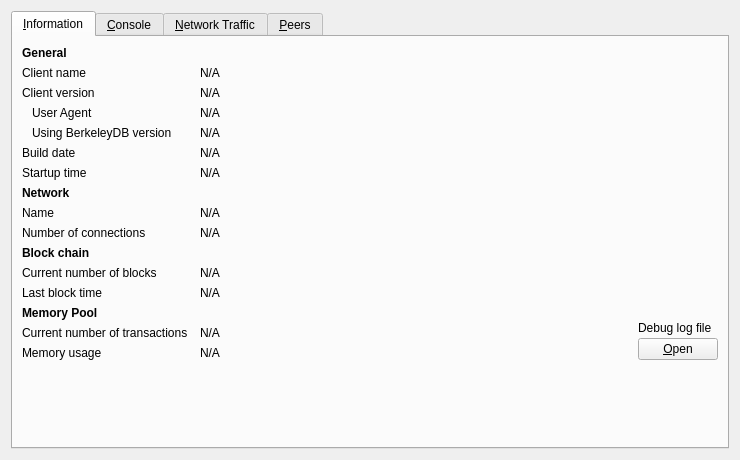
<?xml version="1.0" encoding="UTF-8"?>
<ui version="4.0">
 <class>RPCConsole</class>
 <widget class="QWidget" name="RPCConsole">
  <property name="geometry">
   <rect>
    <x>0</x>
    <y>0</y>
    <width>740</width>
    <height>430</height>
   </rect>
  </property>
  <property name="windowTitle">
   <string>Debug window</string>
  </property>
  <layout class="QVBoxLayout" name="verticalLayout_2">
   <item>
    <widget class="QTabWidget" name="tabWidget">
     <property name="currentIndex">
      <number>0</number>
     </property>
     <widget class="QWidget" name="tab_info">
      <attribute name="title">
       <string>&amp;Information</string>
      </attribute>
      <layout class="QGridLayout" name="gridLayout" columnstretch="0,1,0">
       <property name="horizontalSpacing">
        <number>12</number>
       </property>
       <item row="0" column="0">
        <widget class="QLabel" name="label_9">
         <property name="font">
          <font>
           <weight>75</weight>
           <bold>true</bold>
          </font>
         </property>
         <property name="text">
          <string>General</string>
         </property>
        </widget>
       </item>
       <item row="1" column="0">
        <widget class="QLabel" name="label_5">
         <property name="text">
          <string>Client name</string>
         </property>
        </widget>
       </item>
       <item row="1" column="1" colspan="2">
        <widget class="QLabel" name="clientName">
         <property name="cursor">
          <cursorShape>IBeamCursor</cursorShape>
         </property>
         <property name="text">
          <string>N/A</string>
         </property>
         <property name="textFormat">
          <enum>Qt::PlainText</enum>
         </property>
         <property name="textInteractionFlags">
          <set>Qt::LinksAccessibleByMouse|Qt::TextSelectableByKeyboard|Qt::TextSelectableByMouse</set>
         </property>
        </widget>
       </item>
       <item row="2" column="0">
        <widget class="QLabel" name="label_6">
         <property name="text">
          <string>Client version</string>
         </property>
        </widget>
       </item>
       <item row="2" column="1" colspan="2">
        <widget class="QLabel" name="clientVersion">
         <property name="cursor">
          <cursorShape>IBeamCursor</cursorShape>
         </property>
         <property name="text">
          <string>N/A</string>
         </property>
         <property name="textFormat">
          <enum>Qt::PlainText</enum>
         </property>
         <property name="textInteractionFlags">
          <set>Qt::LinksAccessibleByMouse|Qt::TextSelectableByKeyboard|Qt::TextSelectableByMouse</set>
         </property>
        </widget>
       </item>
       <item row="3" column="0">
        <widget class="QLabel" name="labelClientUserAgent">
         <property name="text">
          <string>User Agent</string>
         </property>
         <property name="indent">
          <number>10</number>
         </property>
        </widget>
       </item>
       <item row="3" column="1" colspan="2">
        <widget class="QLabel" name="clientUserAgent">
         <property name="cursor">
          <cursorShape>IBeamCursor</cursorShape>
         </property>
         <property name="text">
          <string>N/A</string>
         </property>
         <property name="textFormat">
          <enum>Qt::PlainText</enum>
         </property>
         <property name="textInteractionFlags">
          <set>Qt::LinksAccessibleByMouse|Qt::TextSelectableByKeyboard|Qt::TextSelectableByMouse</set>
         </property>
        </widget>
       </item>
       <item row="4" column="0">
        <widget class="QLabel" name="label_berkeleyDBVersion">
         <property name="text">
          <string>Using BerkeleyDB version</string>
         </property>
         <property name="indent">
          <number>10</number>
         </property>
        </widget>
       </item>
       <item row="4" column="1" colspan="2">
        <widget class="QLabel" name="berkeleyDBVersion">
         <property name="cursor">
          <cursorShape>IBeamCursor</cursorShape>
         </property>
         <property name="text">
          <string>N/A</string>
         </property>
         <property name="textFormat">
          <enum>Qt::PlainText</enum>
         </property>
         <property name="textInteractionFlags">
          <set>Qt::LinksAccessibleByMouse|Qt::TextSelectableByKeyboard|Qt::TextSelectableByMouse</set>
         </property>
        </widget>
       </item>
       <item row="5" column="0">
        <widget class="QLabel" name="label_12">
         <property name="text">
          <string>Build date</string>
         </property>
        </widget>
       </item>
       <item row="5" column="1" colspan="2">
        <widget class="QLabel" name="buildDate">
         <property name="cursor">
          <cursorShape>IBeamCursor</cursorShape>
         </property>
         <property name="text">
          <string>N/A</string>
         </property>
         <property name="textFormat">
          <enum>Qt::PlainText</enum>
         </property>
         <property name="textInteractionFlags">
          <set>Qt::LinksAccessibleByMouse|Qt::TextSelectableByKeyboard|Qt::TextSelectableByMouse</set>
         </property>
        </widget>
       </item>
       <item row="6" column="0">
        <widget class="QLabel" name="label_13">
         <property name="text">
          <string>Startup time</string>
         </property>
        </widget>
       </item>
       <item row="6" column="1" colspan="2">
        <widget class="QLabel" name="startupTime">
         <property name="cursor">
          <cursorShape>IBeamCursor</cursorShape>
         </property>
         <property name="text">
          <string>N/A</string>
         </property>
         <property name="textFormat">
          <enum>Qt::PlainText</enum>
         </property>
         <property name="textInteractionFlags">
          <set>Qt::LinksAccessibleByMouse|Qt::TextSelectableByKeyboard|Qt::TextSelectableByMouse</set>
         </property>
        </widget>
       </item>
       <item row="7" column="0">
           <widget class="QLabel" name="labelNetwork">
               <property name="font">
                   <font>
                       <weight>75</weight>
                       <bold>true</bold>
                   </font>
               </property>
               <property name="text">
                   <string>Network</string>
               </property>
           </widget>
       </item>
       <item row="8" column="0">
        <widget class="QLabel" name="label_8">
         <property name="text">
          <string>Name</string>
         </property>
        </widget>
       </item>
       <item row="8" column="1" colspan="2">
        <widget class="QLabel" name="networkName">
         <property name="cursor">
          <cursorShape>IBeamCursor</cursorShape>
         </property>
         <property name="text">
          <string>N/A</string>
         </property>
         <property name="textFormat">
          <enum>Qt::PlainText</enum>
         </property>
         <property name="textInteractionFlags">
          <set>Qt::LinksAccessibleByMouse|Qt::TextSelectableByKeyboard|Qt::TextSelectableByMouse</set>
         </property>
        </widget>
       </item>
       <item row="9" column="0">
        <widget class="QLabel" name="label_7">
         <property name="text">
          <string>Number of connections</string>
         </property>
        </widget>
       </item>
       <item row="9" column="1" colspan="2">
        <widget class="QLabel" name="numberOfConnections">
         <property name="cursor">
          <cursorShape>IBeamCursor</cursorShape>
         </property>
         <property name="text">
          <string>N/A</string>
         </property>
         <property name="textFormat">
          <enum>Qt::PlainText</enum>
         </property>
         <property name="textInteractionFlags">
          <set>Qt::LinksAccessibleByMouse|Qt::TextSelectableByKeyboard|Qt::TextSelectableByMouse</set>
         </property>
        </widget>
       </item>
       <item row="10" column="0">
        <widget class="QLabel" name="label_10">
         <property name="font">
          <font>
           <weight>75</weight>
           <bold>true</bold>
          </font>
         </property>
         <property name="text">
          <string>Block chain</string>
         </property>
        </widget>
       </item>
       <item row="11" column="0">
        <widget class="QLabel" name="label_3">
         <property name="text">
          <string>Current number of blocks</string>
         </property>
        </widget>
       </item>
       <item row="11" column="1" colspan="2">
        <widget class="QLabel" name="numberOfBlocks">
         <property name="cursor">
          <cursorShape>IBeamCursor</cursorShape>
         </property>
         <property name="text">
          <string>N/A</string>
         </property>
         <property name="textFormat">
          <enum>Qt::PlainText</enum>
         </property>
         <property name="textInteractionFlags">
          <set>Qt::LinksAccessibleByMouse|Qt::TextSelectableByKeyboard|Qt::TextSelectableByMouse</set>
         </property>
        </widget>
       </item>
       <item row="12" column="0">
        <widget class="QLabel" name="labelLastBlockTime">
         <property name="text">
          <string>Last block time</string>
         </property>
        </widget>
       </item>
       <item row="12" column="1" colspan="2">
        <widget class="QLabel" name="lastBlockTime">
         <property name="cursor">
          <cursorShape>IBeamCursor</cursorShape>
         </property>
         <property name="text">
          <string>N/A</string>
         </property>
         <property name="textFormat">
          <enum>Qt::PlainText</enum>
         </property>
         <property name="textInteractionFlags">
          <set>Qt::LinksAccessibleByMouse|Qt::TextSelectableByKeyboard|Qt::TextSelectableByMouse</set>
         </property>
        </widget>
       </item>
       <item row="13" column="0">
        <widget class="QLabel" name="labelMempoolTitle">
         <property name="font">
          <font>
           <weight>75</weight>
           <bold>true</bold>
          </font>
         </property>
         <property name="text">
          <string>Memory Pool</string>
         </property>
        </widget>
       </item>
       <item row="14" column="0">
        <widget class="QLabel" name="labelNumberOfTransactions">
         <property name="text">
          <string>Current number of transactions</string>
         </property>
        </widget>
       </item>
       <item row="14" column="1">
        <widget class="QLabel" name="mempoolNumberTxs">
         <property name="cursor">
          <cursorShape>IBeamCursor</cursorShape>
         </property>
         <property name="text">
          <string>N/A</string>
         </property>
         <property name="textFormat">
          <enum>Qt::PlainText</enum>
         </property>
         <property name="textInteractionFlags">
          <set>Qt::LinksAccessibleByMouse|Qt::TextSelectableByKeyboard|Qt::TextSelectableByMouse</set>
         </property>
        </widget>
       </item>
       <item row="15" column="0">
        <widget class="QLabel" name="labelMemoryUsage">
         <property name="text">
          <string>Memory usage</string>
         </property>
        </widget>
       </item>
       <item row="15" column="1">
        <widget class="QLabel" name="mempoolSize">
         <property name="cursor">
          <cursorShape>IBeamCursor</cursorShape>
         </property>
         <property name="text">
          <string>N/A</string>
         </property>
         <property name="textFormat">
          <enum>Qt::PlainText</enum>
         </property>
         <property name="textInteractionFlags">
          <set>Qt::LinksAccessibleByMouse|Qt::TextSelectableByKeyboard|Qt::TextSelectableByMouse</set>
         </property>
        </widget>
       </item>
       <item row="13" column="2" rowspan="3">
        <layout class="QVBoxLayout" name="verticalLayoutDebugButton">
         <property name="spacing">
          <number>3</number>
         </property>
         <item>
          <spacer name="verticalSpacer_2">
           <property name="orientation">
            <enum>Qt::Vertical</enum>
           </property>
           <property name="sizeHint" stdset="0">
            <size>
             <width>10</width>
             <height>5</height>
            </size>
           </property>
          </spacer>
         </item>
         <item>
          <widget class="QLabel" name="labelDebugLogfile">
           <property name="text">
            <string>Debug log file</string>
           </property>
          </widget>
         </item>
         <item>
          <widget class="QPushButton" name="openDebugLogfileButton">
           <property name="toolTip">
            <string>Open the Cocabit Core debug log file from the current data directory. This can take a few seconds for large log files.</string>
           </property>
           <property name="text">
            <string>&amp;Open</string>
           </property>
           <property name="autoDefault">
            <bool>false</bool>
           </property>
          </widget>
         </item>
        </layout>
       </item>
       <item row="16" column="0">
        <spacer name="verticalSpacer">
         <property name="orientation">
          <enum>Qt::Vertical</enum>
         </property>
         <property name="sizeHint" stdset="0">
          <size>
           <width>20</width>
           <height>40</height>
          </size>
         </property>
        </spacer>
       </item>
      </layout>
     </widget>
     <widget class="QWidget" name="tab_console">
      <attribute name="title">
       <string>&amp;Console</string>
      </attribute>
      <layout class="QVBoxLayout" name="verticalLayout_3">
       <property name="spacing">
        <number>3</number>
       </property>
       <item>
        <widget class="QTextEdit" name="messagesWidget">
         <property name="minimumSize">
          <size>
           <width>0</width>
           <height>100</height>
          </size>
         </property>
         <property name="readOnly">
          <bool>true</bool>
         </property>
         <property name="tabKeyNavigation" stdset="0">
          <bool>false</bool>
         </property>
         <property name="columnCount" stdset="0">
          <number>2</number>
         </property>
        </widget>
       </item>
       <item>
        <layout class="QHBoxLayout" name="horizontalLayout">
         <property name="spacing">
          <number>3</number>
         </property>
         <item>
          <widget class="QLabel" name="label">
           <property name="text">
            <string notr="true">&gt;</string>
           </property>
          </widget>
         </item>
         <item>
          <widget class="QLineEdit" name="lineEdit"/>
         </item>
         <item>
          <widget class="QPushButton" name="clearButton">
           <property name="maximumSize">
            <size>
             <width>24</width>
             <height>24</height>
            </size>
           </property>
           <property name="toolTip">
            <string>Clear console</string>
           </property>
           <property name="text">
            <string/>
           </property>
           <property name="icon">
            <iconset resource="../cocabit.qrc">
             <normaloff>:/icons/remove</normaloff>:/icons/remove</iconset>
           </property>
           <property name="shortcut">
            <string notr="true">Ctrl+L</string>
           </property>
           <property name="autoDefault">
            <bool>false</bool>
           </property>
          </widget>
         </item>
        </layout>
       </item>
      </layout>
     </widget>
     <widget class="QWidget" name="tab_nettraffic">
      <attribute name="title">
       <string>&amp;Network Traffic</string>
      </attribute>
      <layout class="QHBoxLayout" name="horizontalLayout_3">
       <item>
        <layout class="QVBoxLayout" name="verticalLayout_4">
         <item>
          <widget class="TrafficGraphWidget" name="trafficGraph" native="true">
           <property name="sizePolicy">
            <sizepolicy hsizetype="Expanding" vsizetype="Expanding">
             <horstretch>0</horstretch>
             <verstretch>0</verstretch>
            </sizepolicy>
           </property>
          </widget>
         </item>
         <item>
          <layout class="QHBoxLayout" name="horizontalLayout_2">
           <item>
            <widget class="QSlider" name="sldGraphRange">
             <property name="minimum">
              <number>1</number>
             </property>
             <property name="maximum">
              <number>288</number>
             </property>
             <property name="pageStep">
              <number>12</number>
             </property>
             <property name="value">
              <number>6</number>
             </property>
             <property name="orientation">
              <enum>Qt::Horizontal</enum>
             </property>
            </widget>
           </item>
           <item>
            <widget class="QLabel" name="lblGraphRange">
             <property name="minimumSize">
              <size>
               <width>100</width>
               <height>0</height>
              </size>
             </property>
             <property name="alignment">
              <set>Qt::AlignCenter</set>
             </property>
            </widget>
           </item>
           <item>
            <widget class="QPushButton" name="btnClearTrafficGraph">
             <property name="text">
              <string>&amp;Clear</string>
             </property>
             <property name="autoDefault">
              <bool>false</bool>
             </property>
            </widget>
           </item>
          </layout>
         </item>
        </layout>
       </item>
       <item>
        <layout class="QVBoxLayout" name="verticalLayout">
         <item>
          <widget class="QGroupBox" name="groupBox">
           <property name="title">
            <string>Totals</string>
           </property>
           <layout class="QVBoxLayout" name="verticalLayout_5">
            <item>
             <layout class="QHBoxLayout" name="horizontalLayout_4">
              <item>
               <widget class="Line" name="line">
                <property name="sizePolicy">
                 <sizepolicy hsizetype="Fixed" vsizetype="Fixed">
                  <horstretch>0</horstretch>
                  <verstretch>0</verstretch>
                 </sizepolicy>
                </property>
                <property name="minimumSize">
                 <size>
                  <width>10</width>
                  <height>0</height>
                 </size>
                </property>
                <property name="palette">
                 <palette>
                  <active>
                   <colorrole role="Light">
                    <brush brushstyle="SolidPattern">
                     <color alpha="255">
                      <red>0</red>
                      <green>255</green>
                      <blue>0</blue>
                     </color>
                    </brush>
                   </colorrole>
                  </active>
                  <inactive>
                   <colorrole role="Light">
                    <brush brushstyle="SolidPattern">
                     <color alpha="255">
                      <red>0</red>
                      <green>255</green>
                      <blue>0</blue>
                     </color>
                    </brush>
                   </colorrole>
                  </inactive>
                  <disabled>
                   <colorrole role="Light">
                    <brush brushstyle="SolidPattern">
                     <color alpha="255">
                      <red>0</red>
                      <green>255</green>
                      <blue>0</blue>
                     </color>
                    </brush>
                   </colorrole>
                  </disabled>
                 </palette>
                </property>
                <property name="orientation">
                 <enum>Qt::Horizontal</enum>
                </property>
               </widget>
              </item>
              <item>
               <widget class="QLabel" name="label_16">
                <property name="text">
                 <string>Received</string>
                </property>
               </widget>
              </item>
              <item>
               <widget class="QLabel" name="lblBytesIn">
                <property name="minimumSize">
                 <size>
                  <width>50</width>
                  <height>0</height>
                 </size>
                </property>
                <property name="alignment">
                 <set>Qt::AlignRight|Qt::AlignTrailing|Qt::AlignVCenter</set>
                </property>
               </widget>
              </item>
             </layout>
            </item>
            <item>
             <layout class="QHBoxLayout" name="horizontalLayout_5">
              <item>
               <widget class="Line" name="line_2">
                <property name="sizePolicy">
                 <sizepolicy hsizetype="Fixed" vsizetype="Fixed">
                  <horstretch>0</horstretch>
                  <verstretch>0</verstretch>
                 </sizepolicy>
                </property>
                <property name="minimumSize">
                 <size>
                  <width>10</width>
                  <height>0</height>
                 </size>
                </property>
                <property name="palette">
                 <palette>
                  <active>
                   <colorrole role="Light">
                    <brush brushstyle="SolidPattern">
                     <color alpha="255">
                      <red>255</red>
                      <green>0</green>
                      <blue>0</blue>
                     </color>
                    </brush>
                   </colorrole>
                  </active>
                  <inactive>
                   <colorrole role="Light">
                    <brush brushstyle="SolidPattern">
                     <color alpha="255">
                      <red>255</red>
                      <green>0</green>
                      <blue>0</blue>
                     </color>
                    </brush>
                   </colorrole>
                  </inactive>
                  <disabled>
                   <colorrole role="Light">
                    <brush brushstyle="SolidPattern">
                     <color alpha="255">
                      <red>255</red>
                      <green>0</green>
                      <blue>0</blue>
                     </color>
                    </brush>
                   </colorrole>
                  </disabled>
                 </palette>
                </property>
                <property name="orientation">
                 <enum>Qt::Horizontal</enum>
                </property>
               </widget>
              </item>
              <item>
               <widget class="QLabel" name="label_17">
                <property name="text">
                 <string>Sent</string>
                </property>
               </widget>
              </item>
              <item>
               <widget class="QLabel" name="lblBytesOut">
                <property name="minimumSize">
                 <size>
                  <width>50</width>
                  <height>0</height>
                 </size>
                </property>
                <property name="alignment">
                 <set>Qt::AlignRight|Qt::AlignTrailing|Qt::AlignVCenter</set>
                </property>
               </widget>
              </item>
             </layout>
            </item>
            <item>
             <spacer name="verticalSpacer_4">
              <property name="orientation">
               <enum>Qt::Vertical</enum>
              </property>
              <property name="sizeHint" stdset="0">
               <size>
                <width>20</width>
                <height>407</height>
               </size>
              </property>
             </spacer>
            </item>
           </layout>
          </widget>
         </item>
        </layout>
       </item>
      </layout>
     </widget>
     <widget class="QWidget" name="tab_peers">
      <attribute name="title">
       <string>&amp;Peers</string>
      </attribute>
      <layout class="QGridLayout" name="gridLayout_2">
       <item row="0" column="0" rowspan="2">
        <layout class="QVBoxLayout" name="verticalLayout_101">
         <property name="spacing">
          <number>0</number>
         </property>
         <item>
          <widget class="QTableView" name="peerWidget">
           <property name="horizontalScrollBarPolicy">
            <enum>Qt::ScrollBarAsNeeded</enum>
           </property>
           <property name="sortingEnabled">
            <bool>true</bool>
           </property>
           <attribute name="horizontalHeaderHighlightSections">
            <bool>false</bool>
           </attribute>
          </widget>
         </item>
         <item>
          <widget class="QLabel" name="banHeading">
           <property name="sizePolicy">
            <sizepolicy hsizetype="Preferred" vsizetype="Minimum">
             <horstretch>0</horstretch>
             <verstretch>0</verstretch>
            </sizepolicy>
           </property>
           <property name="minimumSize">
            <size>
             <width>300</width>
             <height>32</height>
            </size>
           </property>
           <property name="maximumSize">
            <size>
             <width>16777215</width>
             <height>32</height>
            </size>
           </property>
           <property name="font">
            <font>
             <pointsize>12</pointsize>
            </font>
           </property>
           <property name="cursor">
            <cursorShape>IBeamCursor</cursorShape>
           </property>
           <property name="text">
            <string>Banned peers</string>
           </property>
           <property name="alignment">
            <set>Qt::AlignBottom|Qt::AlignLeading|Qt::AlignLeft</set>
           </property>
           <property name="wordWrap">
            <bool>true</bool>
           </property>
           <property name="textInteractionFlags">
            <set>Qt::NoTextInteraction</set>
           </property>
          </widget>
         </item>
         <item>
          <widget class="QTableView" name="banlistWidget">
           <property name="sizePolicy">
            <sizepolicy hsizetype="Expanding" vsizetype="Expanding">
             <horstretch>0</horstretch>
             <verstretch>0</verstretch>
            </sizepolicy>
           </property>
           <property name="horizontalScrollBarPolicy">
            <enum>Qt::ScrollBarAsNeeded</enum>
           </property>
           <property name="sortingEnabled">
            <bool>true</bool>
           </property>
           <attribute name="horizontalHeaderHighlightSections">
            <bool>false</bool>
           </attribute>
          </widget>
         </item>
        </layout>
       </item>
       <item row="0" column="1">
        <widget class="QLabel" name="peerHeading">
         <property name="sizePolicy">
          <sizepolicy hsizetype="Preferred" vsizetype="Minimum">
           <horstretch>0</horstretch>
           <verstretch>0</verstretch>
          </sizepolicy>
         </property>
         <property name="minimumSize">
          <size>
           <width>300</width>
           <height>32</height>
          </size>
         </property>
         <property name="font">
          <font>
           <pointsize>10</pointsize>
          </font>
         </property>
         <property name="cursor">
          <cursorShape>IBeamCursor</cursorShape>
         </property>
         <property name="text">
          <string>Select a peer to view detailed information.</string>
         </property>
         <property name="alignment">
          <set>Qt::AlignHCenter|Qt::AlignTop</set>
         </property>
         <property name="wordWrap">
          <bool>true</bool>
         </property>
         <property name="textInteractionFlags">
          <set>Qt::LinksAccessibleByMouse|Qt::TextSelectableByKeyboard|Qt::TextSelectableByMouse</set>
         </property>
        </widget>
       </item>
       <item row="1" column="1">
        <widget class="QWidget" name="detailWidget" native="true">
         <property name="minimumSize">
          <size>
           <width>300</width>
           <height>0</height>
          </size>
         </property>
         <layout class="QGridLayout" name="gridLayout_3">
          <item row="0" column="0">
           <widget class="QLabel" name="label_30">
            <property name="text">
             <string>Whitelisted</string>
            </property>
           </widget>
          </item>
          <item row="0" column="2">
           <widget class="QLabel" name="peerWhitelisted">
            <property name="cursor">
             <cursorShape>IBeamCursor</cursorShape>
            </property>
            <property name="text">
             <string>N/A</string>
            </property>
            <property name="textFormat">
             <enum>Qt::PlainText</enum>
            </property>
            <property name="textInteractionFlags">
             <set>Qt::LinksAccessibleByMouse|Qt::TextSelectableByKeyboard|Qt::TextSelectableByMouse</set>
            </property>
           </widget>
          </item>
          <item row="1" column="0">
           <widget class="QLabel" name="label_23">
            <property name="text">
             <string>Direction</string>
            </property>
           </widget>
          </item>
          <item row="1" column="2">
           <widget class="QLabel" name="peerDirection">
            <property name="cursor">
             <cursorShape>IBeamCursor</cursorShape>
            </property>
            <property name="text">
             <string>N/A</string>
            </property>
            <property name="textFormat">
             <enum>Qt::PlainText</enum>
            </property>
            <property name="textInteractionFlags">
             <set>Qt::LinksAccessibleByMouse|Qt::TextSelectableByKeyboard|Qt::TextSelectableByMouse</set>
            </property>
           </widget>
          </item>
          <item row="2" column="0">
           <widget class="QLabel" name="label_21">
            <property name="text">
             <string>Version</string>
            </property>
           </widget>
          </item>
          <item row="2" column="2">
           <widget class="QLabel" name="peerVersion">
            <property name="cursor">
             <cursorShape>IBeamCursor</cursorShape>
            </property>
            <property name="text">
             <string>N/A</string>
            </property>
            <property name="textFormat">
             <enum>Qt::PlainText</enum>
            </property>
            <property name="textInteractionFlags">
             <set>Qt::LinksAccessibleByMouse|Qt::TextSelectableByKeyboard|Qt::TextSelectableByMouse</set>
            </property>
           </widget>
          </item>
          <item row="3" column="0">
           <widget class="QLabel" name="label_28">
            <property name="text">
             <string>User Agent</string>
            </property>
           </widget>
          </item>
          <item row="3" column="2">
           <widget class="QLabel" name="peerSubversion">
            <property name="cursor">
             <cursorShape>IBeamCursor</cursorShape>
            </property>
            <property name="text">
             <string>N/A</string>
            </property>
            <property name="textFormat">
             <enum>Qt::PlainText</enum>
            </property>
            <property name="textInteractionFlags">
             <set>Qt::LinksAccessibleByMouse|Qt::TextSelectableByKeyboard|Qt::TextSelectableByMouse</set>
            </property>
           </widget>
          </item>
          <item row="4" column="0">
           <widget class="QLabel" name="label_4">
            <property name="text">
             <string>Services</string>
            </property>
           </widget>
          </item>
          <item row="4" column="2">
           <widget class="QLabel" name="peerServices">
            <property name="cursor">
             <cursorShape>IBeamCursor</cursorShape>
            </property>
            <property name="text">
             <string>N/A</string>
            </property>
            <property name="textFormat">
             <enum>Qt::PlainText</enum>
            </property>
            <property name="textInteractionFlags">
             <set>Qt::LinksAccessibleByMouse|Qt::TextSelectableByKeyboard|Qt::TextSelectableByMouse</set>
            </property>
           </widget>
          </item>
          <item row="5" column="0">
           <widget class="QLabel" name="label_29">
            <property name="text">
             <string>Starting Block</string>
            </property>
           </widget>
          </item>
          <item row="5" column="2">
           <widget class="QLabel" name="peerHeight">
            <property name="cursor">
             <cursorShape>IBeamCursor</cursorShape>
            </property>
            <property name="text">
             <string>N/A</string>
            </property>
            <property name="textFormat">
             <enum>Qt::PlainText</enum>
            </property>
            <property name="textInteractionFlags">
             <set>Qt::LinksAccessibleByMouse|Qt::TextSelectableByKeyboard|Qt::TextSelectableByMouse</set>
            </property>
           </widget>
          </item>
          <item row="6" column="0">
           <widget class="QLabel" name="label_27">
            <property name="text">
             <string>Synced Headers</string>
            </property>
           </widget>
          </item>
          <item row="6" column="2">
           <widget class="QLabel" name="peerSyncHeight">
            <property name="cursor">
             <cursorShape>IBeamCursor</cursorShape>
            </property>
            <property name="text">
             <string>N/A</string>
            </property>
            <property name="textFormat">
             <enum>Qt::PlainText</enum>
            </property>
            <property name="textInteractionFlags">
             <set>Qt::LinksAccessibleByMouse|Qt::TextSelectableByKeyboard|Qt::TextSelectableByMouse</set>
            </property>
           </widget>
          </item>
          <item row="7" column="0">
           <widget class="QLabel" name="label_25">
            <property name="text">
             <string>Synced Blocks</string>
            </property>
           </widget>
          </item>
          <item row="7" column="2">
           <widget class="QLabel" name="peerCommonHeight">
            <property name="cursor">
             <cursorShape>IBeamCursor</cursorShape>
            </property>
            <property name="text">
             <string>N/A</string>
            </property>
            <property name="textFormat">
             <enum>Qt::PlainText</enum>
            </property>
            <property name="textInteractionFlags">
             <set>Qt::LinksAccessibleByMouse|Qt::TextSelectableByKeyboard|Qt::TextSelectableByMouse</set>
            </property>
           </widget>
          </item>
          <item row="8" column="0">
           <widget class="QLabel" name="label_24">
            <property name="text">
             <string>Ban Score</string>
            </property>
           </widget>
          </item>
          <item row="8" column="2">
           <widget class="QLabel" name="peerBanScore">
            <property name="cursor">
             <cursorShape>IBeamCursor</cursorShape>
            </property>
            <property name="text">
             <string>N/A</string>
            </property>
            <property name="textFormat">
             <enum>Qt::PlainText</enum>
            </property>
            <property name="textInteractionFlags">
             <set>Qt::LinksAccessibleByMouse|Qt::TextSelectableByKeyboard|Qt::TextSelectableByMouse</set>
            </property>
           </widget>
          </item>
          <item row="9" column="0">
           <widget class="QLabel" name="label_22">
            <property name="text">
             <string>Connection Time</string>
            </property>
           </widget>
          </item>
          <item row="9" column="2">
           <widget class="QLabel" name="peerConnTime">
            <property name="cursor">
             <cursorShape>IBeamCursor</cursorShape>
            </property>
            <property name="text">
             <string>N/A</string>
            </property>
            <property name="textFormat">
             <enum>Qt::PlainText</enum>
            </property>
            <property name="textInteractionFlags">
             <set>Qt::LinksAccessibleByMouse|Qt::TextSelectableByKeyboard|Qt::TextSelectableByMouse</set>
            </property>
           </widget>
          </item>
          <item row="10" column="0">
           <widget class="QLabel" name="label_15">
            <property name="text">
             <string>Last Send</string>
            </property>
           </widget>
          </item>
          <item row="10" column="2">
           <widget class="QLabel" name="peerLastSend">
            <property name="cursor">
             <cursorShape>IBeamCursor</cursorShape>
            </property>
            <property name="text">
             <string>N/A</string>
            </property>
            <property name="textFormat">
             <enum>Qt::PlainText</enum>
            </property>
            <property name="textInteractionFlags">
             <set>Qt::LinksAccessibleByMouse|Qt::TextSelectableByKeyboard|Qt::TextSelectableByMouse</set>
            </property>
           </widget>
          </item>
          <item row="11" column="0">
           <widget class="QLabel" name="label_19">
            <property name="text">
             <string>Last Receive</string>
            </property>
           </widget>
          </item>
          <item row="11" column="2">
           <widget class="QLabel" name="peerLastRecv">
            <property name="cursor">
             <cursorShape>IBeamCursor</cursorShape>
            </property>
            <property name="text">
             <string>N/A</string>
            </property>
            <property name="textFormat">
             <enum>Qt::PlainText</enum>
            </property>
            <property name="textInteractionFlags">
             <set>Qt::LinksAccessibleByMouse|Qt::TextSelectableByKeyboard|Qt::TextSelectableByMouse</set>
            </property>
           </widget>
          </item>
          <item row="12" column="0">
           <widget class="QLabel" name="label_18">
            <property name="text">
             <string>Sent</string>
            </property>
           </widget>
          </item>
          <item row="12" column="2">
           <widget class="QLabel" name="peerBytesSent">
            <property name="cursor">
             <cursorShape>IBeamCursor</cursorShape>
            </property>
            <property name="text">
             <string>N/A</string>
            </property>
            <property name="textFormat">
             <enum>Qt::PlainText</enum>
            </property>
            <property name="textInteractionFlags">
             <set>Qt::LinksAccessibleByMouse|Qt::TextSelectableByKeyboard|Qt::TextSelectableByMouse</set>
            </property>
           </widget>
          </item>
          <item row="13" column="0">
           <widget class="QLabel" name="label_20">
            <property name="text">
             <string>Received</string>
            </property>
           </widget>
          </item>
          <item row="13" column="2">
           <widget class="QLabel" name="peerBytesRecv">
            <property name="cursor">
             <cursorShape>IBeamCursor</cursorShape>
            </property>
            <property name="text">
             <string>N/A</string>
            </property>
            <property name="textFormat">
             <enum>Qt::PlainText</enum>
            </property>
            <property name="textInteractionFlags">
             <set>Qt::LinksAccessibleByMouse|Qt::TextSelectableByKeyboard|Qt::TextSelectableByMouse</set>
            </property>
           </widget>
          </item>
          <item row="14" column="0">
           <widget class="QLabel" name="label_26">
            <property name="text">
             <string>Ping Time</string>
            </property>
           </widget>
          </item>
          <item row="14" column="2">
           <widget class="QLabel" name="peerPingTime">
            <property name="cursor">
             <cursorShape>IBeamCursor</cursorShape>
            </property>
            <property name="text">
             <string>N/A</string>
            </property>
            <property name="textFormat">
             <enum>Qt::PlainText</enum>
            </property>
            <property name="textInteractionFlags">
             <set>Qt::LinksAccessibleByMouse|Qt::TextSelectableByKeyboard|Qt::TextSelectableByMouse</set>
            </property>
           </widget>
          </item>
          <item row="15" column="0">
           <widget class="QLabel" name="peerPingWaitLabel">
            <property name="toolTip">
             <string>The duration of a currently outstanding ping.</string>
            </property>
            <property name="text">
             <string>Ping Wait</string>
            </property>
           </widget>
          </item>
          <item row="15" column="2">
           <widget class="QLabel" name="peerPingWait">
            <property name="cursor">
             <cursorShape>IBeamCursor</cursorShape>
            </property>
            <property name="text">
             <string>N/A</string>
            </property>
            <property name="textFormat">
             <enum>Qt::PlainText</enum>
            </property>
            <property name="textInteractionFlags">
             <set>Qt::LinksAccessibleByMouse|Qt::TextSelectableByKeyboard|Qt::TextSelectableByMouse</set>
            </property>
           </widget>
          </item>
          <item row="16" column="0">
           <widget class="QLabel" name="label_timeoffset">
            <property name="text">
             <string>Time Offset</string>
            </property>
           </widget>
          </item>
          <item row="16" column="2">
           <widget class="QLabel" name="timeoffset">
            <property name="cursor">
             <cursorShape>IBeamCursor</cursorShape>
            </property>
            <property name="text">
             <string>N/A</string>
            </property>
            <property name="textFormat">
             <enum>Qt::PlainText</enum>
            </property>
            <property name="textInteractionFlags">
             <set>Qt::LinksAccessibleByMouse|Qt::TextSelectableByKeyboard|Qt::TextSelectableByMouse</set>
            </property>
           </widget>
          </item>
          <item row="17" column="1">
           <spacer name="verticalSpacer_3">
            <property name="orientation">
             <enum>Qt::Vertical</enum>
            </property>
            <property name="sizeHint" stdset="0">
             <size>
              <width>20</width>
              <height>40</height>
             </size>
            </property>
           </spacer>
          </item>
         </layout>
        </widget>
       </item>
      </layout>
     </widget>
    </widget>
   </item>
  </layout>
 </widget>
 <customwidgets>
  <customwidget>
   <class>TrafficGraphWidget</class>
   <extends>QWidget</extends>
   <header>trafficgraphwidget.h</header>
   <container>1</container>
   <slots>
    <slot>clear()</slot>
   </slots>
  </customwidget>
 </customwidgets>
 <resources>
  <include location="../cocabit.qrc"/>
 </resources>
 <connections/>
</ui>
